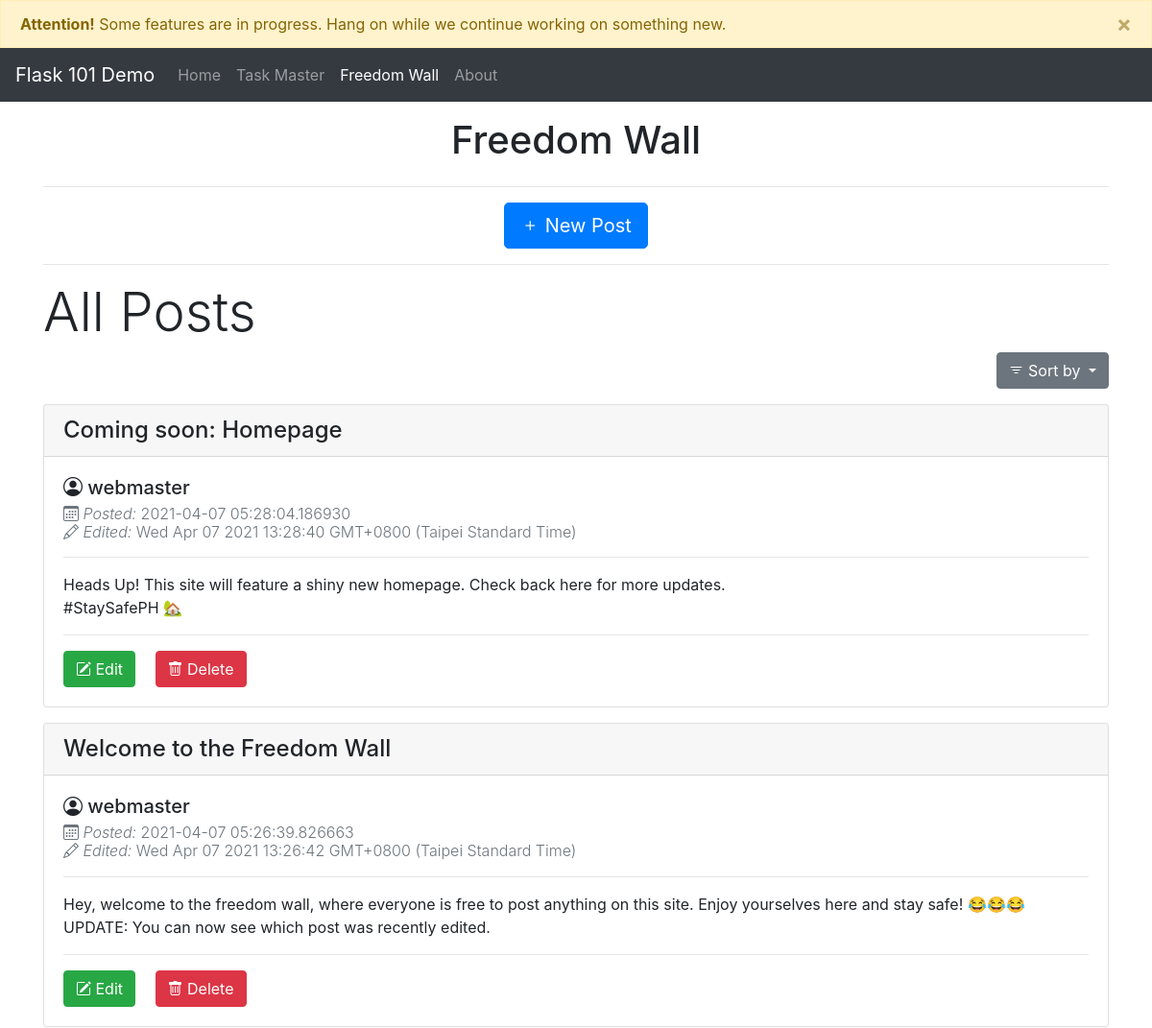
Page /blog_posts (upper part) on the earlier database version.
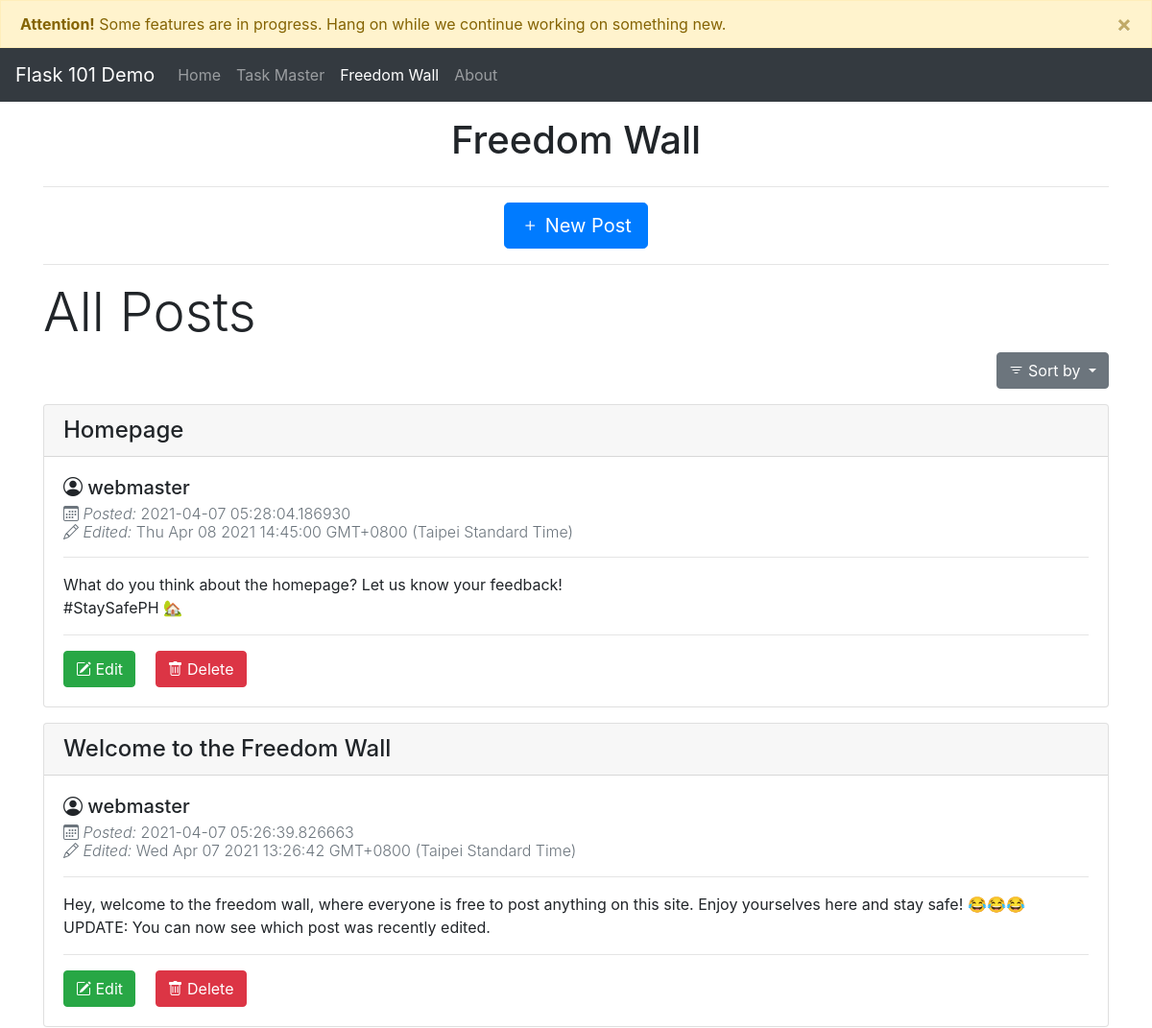
Same page on the later database version.
### app.py (models this page shows, shortened)
class BlogPost(db.Model):
    id = db.Column(db.Integer, primary_key = True)
    title = db.Column(db.String(50), nullable = False)
    content = db.Column(db.Text, nullable=False)
    author = db.Column(db.String(20), nullable=False)
    datePosted = db.Column(db.DateTime, nullable = False , default = datetime.utcnow)
    dateEdited = db.Column(db.String(30), nullable = False, default = datetime.utcnow)

### app.py (the view)
@app.route('/blog_posts', methods=['GET', 'POST'])
def posts():
    if request.method == 'POST':
        post_title = request.form['title']
        post_content = request.form['content']
        post_author = request.form['author']
        new_post = BlogPost(title=post_title, author=post_author, content=post_content)
        db.session.add(new_post)
        db.session.commit()
        return redirect('/blog_posts')
    else:
        all_posts = BlogPost.query.order_by(BlogPost.datePosted.desc()).all()
        return render_template('posts.html', posts=all_posts)

### templates/posts.html (shortened to what this page needs)
{% extends 'base.html' %}
{% block body %}
<h1 class="text-center mt-3">Freedom Wall</h1>
<div class="container">
    <div class="row">
        <div class="col text-center">
            <hr>
            <button type="button" class="btn btn-primary btn-lg" data-toggle="modal" data-target="#newPost">
                <i class="bi bi-plus"></i> New Post
            </button>
        </div>
    </div>
</div>
<div class="container">
    <hr>
    <h1 class="display-4">All Posts</h1>
    <div class="dropdown mb-3 text-right">
        <button class="btn btn-secondary dropdown-toggle" type="button" id="dropdownMenuButton"
            data-toggle="dropdown" aria-haspopup="true" aria-expanded="false">
            <i class="bi bi-filter"></i>  Sort by
        </button>
    </div>
    {% for post in posts %}
    <div class="card mb-3">
        <h4 class="card-header">{{ post.title }}</h4>
        <div class="card-body">
            <h5 class="card-title"> <i class="bi bi-person-circle"></i> {{ post.author }}</h5>
            <h6 class="card-subtitle text-muted font-weight-light">
                <i class="bi bi-calendar3"></i>
                <i>Posted: </i> {{ post.datePosted }}
                <br>
                <i class="bi bi-pencil"></i>
                <i>Edited: </i> {{ post.dateEdited }}
            </h6>
            <hr>
            <p style="white-space: pre-wrap;">{{ post.content }}</p>
            <hr>
            <a href="/blog_edit/{{post.id}}" class="btn btn-success mr-3" role="button"><i class="bi bi-pencil-square"></i> Edit</a>
            <a href="/blog_post_delete/{{post.id}}" class="btn btn-danger" role="button"><i class="bi bi-trash"></i> Delete</a>
        </div>
    </div>
    {% endfor %}
    </div>
{% endblock %}

### templates/base.html (shortened to what this page needs)
<!DOCTYPE html>
<html lang="en">
  <head>
    <link
      rel="stylesheet"
      href="{{ url_for('static', filename = 'css/bootstrap.min.css')}}"
    />
    <link
      rel="stylesheet"
      type="text/css"
      href="https://cdn.jsdelivr.net/npm/bootstrap-icons@1.4.0/font/bootstrap-icons.css"
    />
    <link
      rel="stylesheet"
      type="text/css"
      href="{{ url_for('static', filename = 'css/main.css')}}"
    />
  </head>
  <body>
    <div
      class="alert alert-warning alert-dismissible fade show m-0 rounded-0"
      role="alert"
    >
      <strong>Attention!</strong> Some features are in progress. Hang on while
      we continue working on something new.
      <button
        type="button"
        class="close"
        data-dismiss="alert"
        aria-label="Close"
      >
        <span aria-hidden="true">&times;</span>
      </button>
    </div>
    <nav class="navbar navbar-expand-lg navbar-dark bg-dark sticky-top">
      <a class="navbar-brand" href="/">Flask 101 Demo</a>
      <div class="collapse navbar-collapse" id="navbarNavAltMarkup">
          <div class="navbar-nav">
            <a class="nav-link" href="/">Home <span class="sr-only">(current)</span></a>
              <a class="nav-link" href="/task">Task Master <span class="sr-only">(current)</span></a>
              <a class="nav-link" href="/blog_posts">Freedom Wall</a>
              <a href="https://bit.ly/31VUq8t" class="nav-link">About</a>
          </div>
        </div>
    </nav>
    {% block body %} {% endblock %}
  </body>
</html>

Differences in the rows shown:
changed BlogPost: title "Coming soon: Homepage" → "Homepage"; dateEdited "Wed Apr 07 2021 13:28:40 GMT+0800 (Taipei Standard Time)" → "Thu Apr 08 2021 14:45:00 GMT+0800 (Taipei Standard Time)"; content "Heads Up! This site will feature a shiny new homepage. Check back here for more updates. #StaySafePH 🏡" → "What do you think about the homepage? Let us know your feedback! #StaySafePH 🏡"
